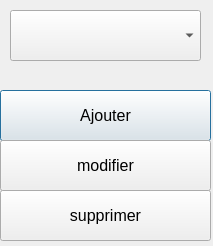
<?xml version="1.0" encoding="UTF-8"?>
<ui version="4.0">
 <class>Dialog</class>
 <widget class="QDialog" name="Dialog">
  <property name="geometry">
   <rect>
    <x>0</x>
    <y>0</y>
    <width>213</width>
    <height>246</height>
   </rect>
  </property>
  <property name="windowTitle">
   <string>Dialog</string>
  </property>
  <widget class="QPushButton" name="pushButton_Ajouter">
   <property name="geometry">
    <rect>
     <x>0</x>
     <y>90</y>
     <width>211</width>
     <height>51</height>
    </rect>
   </property>
   <property name="font">
    <font>
     <pointsize>12</pointsize>
    </font>
   </property>
   <property name="text">
    <string>Ajouter</string>
   </property>
  </widget>
  <widget class="QPushButton" name="pushButton_Modifier">
   <property name="geometry">
    <rect>
     <x>0</x>
     <y>140</y>
     <width>211</width>
     <height>51</height>
    </rect>
   </property>
   <property name="font">
    <font>
     <pointsize>12</pointsize>
    </font>
   </property>
   <property name="text">
    <string>modifier</string>
   </property>
  </widget>
  <widget class="QPushButton" name="pushButton_Supprimer">
   <property name="geometry">
    <rect>
     <x>0</x>
     <y>190</y>
     <width>211</width>
     <height>51</height>
    </rect>
   </property>
   <property name="font">
    <font>
     <pointsize>12</pointsize>
    </font>
   </property>
   <property name="text">
    <string>supprimer</string>
   </property>
  </widget>
  <widget class="QComboBox" name="comboBox_Enclos">
   <property name="geometry">
    <rect>
     <x>10</x>
     <y>10</y>
     <width>191</width>
     <height>51</height>
    </rect>
   </property>
  </widget>
 </widget>
 <resources/>
 <connections/>
</ui>
